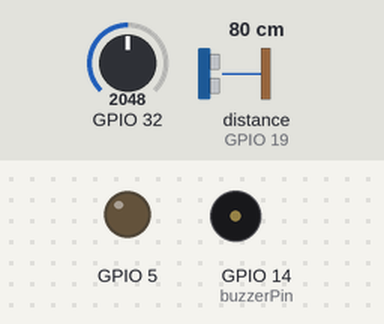
A sketch run on a simulated ESP32. On the bench: output pins drawn as LEDs (lit = HIGH), buzzer (waves = sounding, pin HIGH). Inputs (shaded band) come from the test bench; at power-on: distance to the obstacle (sensor on GPIO 19) 80 cm, GPIO 32 = 2048. WiFi joins after 1.5 s; servers stay silent unless stated; uploads are accepted with an empty reply; what the sketch prints to the serial monitor is not drawn.

Above: at 7.2 s.
7.3 s: distance to the obstacle (sensor on GPIO 19) set to 32 cm
9.0 s: distance to the obstacle (sensor on GPIO 19) set to 27 cm
At 10.5 s:
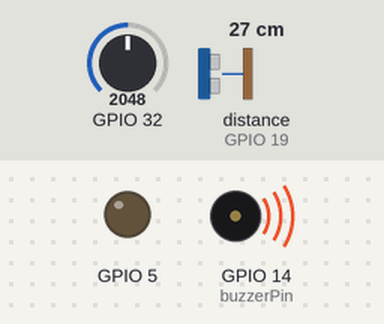
11.0 s: distance to the obstacle (sensor on GPIO 19) set to 35 cm
At 12.3 s:
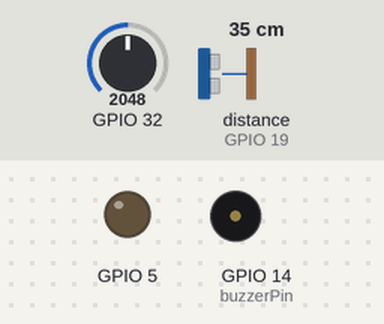
13.0 s: distance to the obstacle (sensor on GPIO 19) set to 2 cm
At 14.0 s:
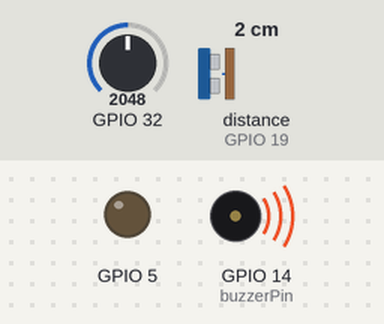
Timing chart, 0 to 15.9 s (numbered marks = the images above; inputs shaded):
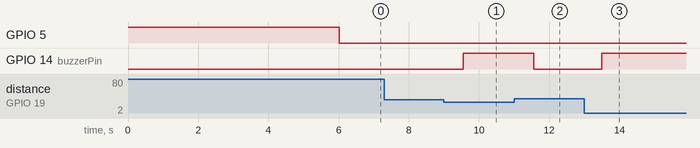

Measured:
- the behaviour switches between 31 and 30 cm on distance to the obstacle (sensor on GPIO 19) (found by bisection; images 0 and 1)
- after the input at 7.3 s, every drawn part: stays the same
- after the input at 9.0 s, GPIO 14 (buzzerPin): LOW → HIGH after 0.55 s
- after the input at 11.0 s, GPIO 14 (buzzerPin): HIGH → LOW after 0.56 s
- after the input at 13.0 s, GPIO 14 (buzzerPin): LOW → HIGH after 0.50 s

The sketch:

buzzer_ultra_vibrationv2.ino
```cpp
#include "Ultrasonic.h"
#include<WiFi.h>
#include<HTTPClient.h>
#include<ArduinoJson.h>

int buzzerPin = 14; //buzzerPin
Ultrasonic ultrasonic(19); //ultraSonic

int distanceAll = 30;
int vibrationALL = 300;

xTaskHandle distanceTask;
xTaskHandle wifiTask;
int roomNum = 1;
const char* ssid="Tee";
const char* password = "11111111";
const char* distance_url = "https://ecourse.cpe.ku.ac.th/exceed13/api/Danger_Distance";
const char* vibration_url = "https://ecourse.cpe.ku.ac.th/exceed13/api/vibrate";


void setup()
{

    pinMode (buzzerPin, OUTPUT); // BUZZER
        pinMode(5,OUTPUT);
  digitalWrite(5,HIGH);
    Serial.begin(9600);
      delay(4000);
  WiFi.mode(WIFI_STA);
   WiFi_Connect();
digitalWrite(5,LOW);
  Serial.begin(9600);
    xTaskCreatePinnedToCore(distanceCheck, "DistanceTask", 10240, NULL, 1, &distanceTask, 0); // stable
    xTaskCreatePinnedToCore(wifiCheck, "wifiTask", 10240, NULL, 1, &wifiTask, 1); // stable
}


char str[50];
const int _size = 2*JSON_OBJECT_SIZE(2);
StaticJsonDocument<_size> JSONPost;

char str2[50];
const int _size2 = 2*JSON_OBJECT_SIZE(2);
StaticJsonDocument<_size2> JSONPost2;

void WiFi_Connect(){
  WiFi.disconnect();
  WiFi.begin(ssid,password);
  while(WiFi.status()!=WL_CONNECTED){
    delay(1000);
    Serial.println("Connecting to WiFi...");
  }
  Serial.println("Connected to the WiFi network");
  Serial.print("IP Address : ");
  Serial.println(WiFi.localIP());
}


void distance_post(int s){
    if(WiFi.status() == WL_CONNECTED){
      HTTPClient http;

      http.begin(distance_url);
      http.addHeader("Content-Type","application/json");
     JSONPost["room"] = roomNum;
      JSONPost["danger"] = s;
      serializeJson(JSONPost,str);
      int httpCode = http.PUT(str);

      if(httpCode == HTTP_CODE_OK){
        String payload = http.getString();
        Serial.println(httpCode);
        Serial.println(payload);

      }else{
        Serial.println(httpCode);
        Serial.println("ERROR on HTTP Request");
      }
    }else{
      WiFi_Connect();
    }
}


void vibrate_post(int s){
    if(WiFi.status() == WL_CONNECTED){
      HTTPClient http;

      http.begin(vibration_url);
      http.addHeader("Content-Type","application/json");
      JSONPost2["room"] = roomNum;
      JSONPost2["vibrate"] = s;
      serializeJson(JSONPost2,str2);
      int httpCode = http.PUT(str2);

      if(httpCode == HTTP_CODE_OK){
        String payload = http.getString();
        Serial.println(httpCode);
        Serial.println(payload);

      }else{
        Serial.println(httpCode);
        Serial.println("ERROR on HTTP Request");
      }
    }else{
      WiFi_Connect();
    }
}


int distance;
int vibrateVal;
long ultraSonic(){ // return cm

    long RangeInCentimeters;
    RangeInCentimeters = ultrasonic.MeasureInCentimeters(); // two measurements should keep an interval
    distance = RangeInCentimeters;
    return RangeInCentimeters;
}


long ultraSonic_distancecheck(){ // return cm

    long cm = ultraSonic();
    if(cm <= distanceAll){
        return 1;
    }else{
        return 0;
    }
}


void buzzer_scream(){ // return cm
  digitalWrite (buzzerPin, HIGH);
  return;
}

void buzzer_silent(){ // return cm

  digitalWrite (buzzerPin, LOW);
  return;
}


int debounce_ultrasonic = 0;
int debounce_vibration = 0;

int buzzerStatus = 0;


int vibrate(){

    int val;
    val=analogRead(32);
   // Serial.print("Ez ");
    //Serial.println(val,DEC);
    vibrateVal = val;
    if(val >= vibrationALL){
      return 1;
    }else{
      return 0;
    }
}


int vibrates = 0;


int oldBuzzer = 0;
int oldVibrate = 0;

void wifiCheck(void* parameter){
  while(1){
    int currentBuzzer = buzzerStatus;
    if(currentBuzzer != oldBuzzer ){
      oldBuzzer = currentBuzzer;
      Serial.println("Distance sent");
    distance_post(currentBuzzer);
    }

 int currentVibrate = vibrates;
    if(currentVibrate != oldVibrate ){
      oldVibrate = currentVibrate;
      Serial.println("Vibrate sent");
     vibrate_post(currentVibrate);
    }


    vTaskDelay(50 / portTICK_PERIOD_MS);

  }
}

void distanceCheck(void* parameter){
  while(1){

  int c1 = ultraSonic_distancecheck();

   if(c1 == 1){
    debounce_ultrasonic++;
    if(debounce_ultrasonic >= 20){
     debounce_ultrasonic = 20;
    }
  }else{
    debounce_ultrasonic--;
    if(debounce_ultrasonic <= 0){
     debounce_ultrasonic = 0;
    }
  }

  //Serial.print("Distance is ");//Print the analog value read via serial port
 // Serial.println(distance);//Print the analog value read via serial port

  if(debounce_ultrasonic == 20){

    buzzerStatus = 1;


  }else if(debounce_ultrasonic == 0){

    buzzerStatus = 0;

  }

  if(buzzerStatus == 1){
    //Scream
      buzzer_scream();
  }else{
    //Silent
      buzzer_silent();
  }


  //VibrateCheck

   int c2 = vibrate();


   if(c2 == 1){
    debounce_vibration++;
    if(debounce_vibration >= 2){
     debounce_vibration = 2;
    }
  }else{
    debounce_vibration--;
    if(debounce_vibration <= 0){
     debounce_vibration = 0;
    }
  }

 Serial.print("Vibrate is ");//Print the analog value read via serial port
Serial.println(vibrateVal);//Print the analog value read via serial port

  if(debounce_vibration == 2){
    vibrates = 1;

  }else if(debounce_vibration == 0){
    vibrates = 0;
  }

  if(vibrates == 1){
    //Scream
    //  Serial.print("Vibrated ");
    //  Serial.println(vibrateVal);
  }else{
    //Silent
  }

  vTaskDelay(25 / portTICK_PERIOD_MS);
  }

}


void loop()
{


}
```
